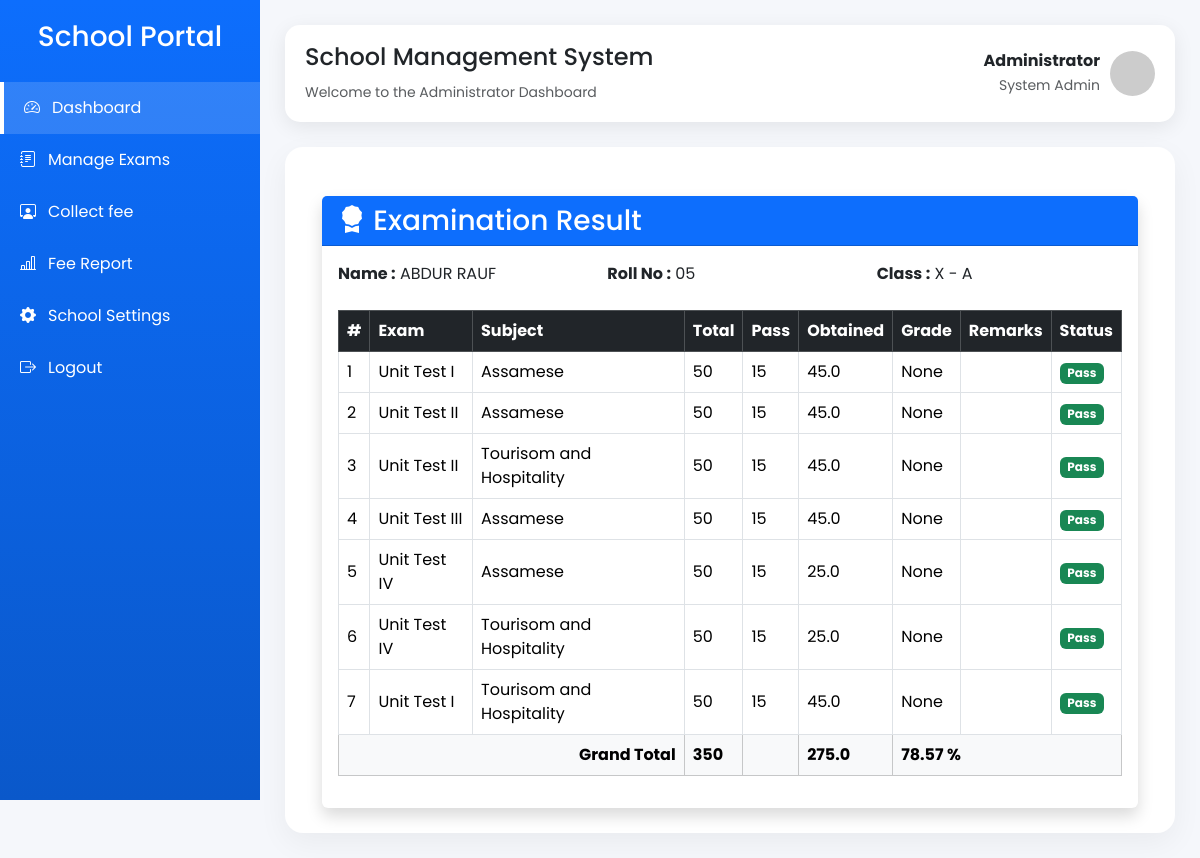
The app's page /student_result/1 (signed in) with its own data.
### application/model.py (models this page shows, shortened)
class User(db.Model, UserMixin):
    __tablename__ = "users"
    id = db.Column(db.Integer, primary_key=True)
    role = db.Column(db.String(20), nullable=False)       # Admin / Staff / Student
    name = db.Column(db.String(100), nullable=False)
    email = db.Column(db.String(100), unique=True, nullable=False)
    password = db.Column(db.String(255), nullable=False)
    is_active = db.Column(db.Boolean, default=True)
    created_at = db.Column(db.DateTime, default=datetime.utcnow)
    staff = db.relationship("Staff",back_populates="user",uselist=False,cascade="all, delete-orphan")
    student = db.relationship("Student",back_populates="user",uselist=False,cascade="all, delete-orphan")

class Student(db.Model):
    __tablename__ = "students"
    id = db.Column(db.Integer, primary_key=True)
    user_id = db.Column(db.Integer,db.ForeignKey("users.id"), unique=True, nullable=False )
    roll_no = db.Column(db.String(20), nullable=False)
    class_id = db.Column(db.Integer,db.ForeignKey("classes.id"),nullable=False)
    phone = db.Column(db.String(15))
    user = db.relationship("User", back_populates="student")
    marks = db.relationship("Mark",back_populates="student",cascade="all, delete-orphan")
    school_class = db.relationship("SchoolClass",back_populates="students")
    fee_collections = db.relationship("FeeCollection",back_populates="student",cascade="all, delete-orphan")
    __table_args__ = (
        db.UniqueConstraint(
            "roll_no",
            "class_id",
            name="unique_roll_per_section"
        ),
    )

class SchoolClass(db.Model):
    __tablename__ = "classes"
    id = db.Column(db.Integer, primary_key=True)
    name = db.Column(db.String(20), nullable=False)
    section = db.Column(db.String(10), nullable=False)
    students = db.relationship("Student",back_populates="school_class",cascade="all, delete-orphan")
    subjects = db.relationship("Subject",back_populates="school_class",cascade="all, delete-orphan" )
    fee_types = db.relationship("FeeType",back_populates="school_class",cascade="all, delete-orphan")
    __table_args__ = (
        db.UniqueConstraint(
            "name",
            "section",
            name="unique_class_section"
        ),
    )

class Mark(db.Model):
    __tablename__ = "marks"
    id = db.Column(db.Integer, primary_key=True)
    student_id = db.Column(db.Integer,db.ForeignKey("students.id"),nullable=False )
    exam_id = db.Column(db.Integer,db.ForeignKey("exams.id"), nullable=False )
    marks_obtained = db.Column(db.Float, nullable=False,default=0)
    grade = db.Column(db.String(5))
    remarks = db.Column(db.String(100))
    created_at = db.Column(db.DateTime, default=datetime.utcnow)
    student = db.relationship("Student", back_populates="marks")
    exam = db.relationship("Exam", back_populates="marks")
    __table_args__ = (
        db.UniqueConstraint(
            "student_id",
            "exam_id",
            name="unique_student_exam"
        ),
    )

class Exam(db.Model):
    __tablename__ = "exams"
    id = db.Column(db.Integer, primary_key=True)
    name = db.Column(db.String(100), nullable=False)
    subject_id = db.Column(db.Integer,  db.ForeignKey("subjects.id"),nullable=False )
    exam_date = db.Column(db.Date, nullable=False)
    total_marks = db.Column(db.Integer, nullable=False)
    pass_marks = db.Column(db.Integer, nullable=False)
    staff_id = db.Column(db.Integer,db.ForeignKey("staffs.id"),nullable=False)
    created_at = db.Column(db.DateTime, default=datetime.utcnow)
    subject = db.relationship("Subject", back_populates="exams")
    staff = db.relationship("Staff", back_populates="exams")
    marks = db.relationship("Mark",back_populates="exam",cascade="all, delete-orphan")
    fee_collections = db.relationship("FeeCollection", back_populates="exam",cascade="all, delete-orphan")

class Subject(db.Model):
    __tablename__ = "subjects"
    id = db.Column(db.Integer, primary_key=True)
    name = db.Column(db.String(50), nullable=False)
    class_id = db.Column(db.Integer,db.ForeignKey("classes.id"),nullable=False)
    school_class = db.relationship("SchoolClass",back_populates="subjects")
    exams = db.relationship("Exam", back_populates="subject",cascade="all, delete-orphan" )
    staff = db.relationship("Staff",back_populates="subject" , uselist = False )

### application/controler.py (the view)
@app.route("/student_result/<int:student_id>" , methods=['POST','GET'])
@login_required
def student_result(student_id):
    student = Student.query.get_or_404(student_id)
    marks = (
        Mark.query
        .filter_by(student_id=student.id)
        .join(Exam)
        .order_by(Exam.exam_date)
        .all()
    )
    return render_template(
        "admin/student_result.html",
        student=student,
        marks=marks
    )

### application/controler.py (called while the page is built)
@login_manager.user_loader
def load_user(user_id):
    return User.query.get(int(user_id))

### templates/admin/student_result.html (shortened to what this page needs)
{% extends "admin/admin_dashboard.html" %}
{% block content %}
<div class="container mt-4">
    <div class="card shadow border-0">
        <div class="card-header bg-primary text-white">
            <h3 class="mb-0">
                <i class="bi bi-award-fill"></i>
                Examination Result
            </h3>
        </div>
        <div class="card-body">
            <div class="row mb-4">
                <div class="col-md-4">
                    <strong>Name :</strong> {{ student.user.name }}
                </div>
                <div class="col-md-4">
                    <strong>Roll No :</strong> {{ student.roll_no }}
                </div>
                <div class="col-md-4">
                    <strong>Class :</strong>
                    {{ student.school_class.name }} - {{ student.school_class.section }}
                </div>
            </div>
            <div class="table-responsive">
                <table class="table table-bordered table-hover align-middle">
                    <thead class="table-dark">
                        <tr>
                            <th>#</th>
                            <th>Exam</th>
                            <th>Subject</th>
                            <th>Total</th>
                            <th>Pass</th>
                            <th>Obtained</th>
                            <th>Grade</th>
                            <th>Remarks</th>
                            <th>Status</th>
                        </tr>
                    </thead>
                    <tbody>
                        {% set total = namespace(value=0) %}
                        {% set obtained = namespace(value=0) %}
                        {% for mark in marks %}
                        {% set total.value = total.value + mark.exam.total_marks %}
                        {% set obtained.value = obtained.value + mark.marks_obtained %}
                        <tr>
                            <td>{{ loop.index }}</td>
                            <td>{{ mark.exam.name }}</td>
                            <td>{{ mark.exam.subject.name }}</td>
                            <td>{{ mark.exam.total_marks }}</td>
                            <td>{{ mark.exam.pass_marks }}</td>
                            <td>{{ mark.marks_obtained }}</td>
                            <td>{{ mark.grade }}</td>
                            <td>{{ mark.remarks }}</td>
                            <td>
                                {% if mark.marks_obtained >= mark.exam.pass_marks %}
                                    <span class="badge bg-success">
                                        Pass
                                    </span>
                                {% else %}
                                    <span class="badge bg-danger">
                                        Fail
                                    </span>
                                {% endif %}
                            </td>
                        </tr>
                        {% endfor %}
                    </tbody>
                    <tfoot class="table-light">
                        <tr>
                            <th colspan="3" class="text-end">
                                Grand Total
                            </th>
                            <th>{{ total.value }}</th>
                            <th></th>
                            <th>{{ obtained.value }}</th>
                            <th colspan="3">
                                {{ "%.2f"|format((obtained.value / total.value) * 100) if total.value > 0 else "0.00" }} %
                            </th>
                        </tr>
                    </tfoot>
                </table>
            </div>
        </div>
    </div>
</div>
{% endblock %}

### templates/admin/admin_dashboard.html (style rules this page uses)
* { margin: 0; padding: 0; box-sizing: border-box; font-family: 'Poppins', sans-serif; }
body { background: #f5f7fb; }

### records on screen
User: user.name "ABDUR RAUF"
Student: roll_no "05"
SchoolClass: school_class.name "X", school_class.section "A"
Mark: exam.name "Unit Test I", exam.subject.name "Assamese", exam.total_marks "50", exam.pass_marks "15", marks_obtained "45.0", grade "None", shows "Pass"
Mark: exam.name "Unit Test II", exam.subject.name "Assamese", exam.total_marks "50", exam.pass_marks "15", marks_obtained "45.0", grade "None", shows "Pass"
Mark: exam.name "Unit Test II", exam.subject.name "Tourisom and Hospitality", exam.total_marks "50", exam.pass_marks "15", marks_obtained "45.0", grade "None", shows "Pass"
Mark: exam.name "Unit Test III", exam.subject.name "Assamese", exam.total_marks "50", exam.pass_marks "15", marks_obtained "45.0", grade "None", shows "Pass"
Mark: exam.name "Unit Test IV", exam.subject.name "Assamese", exam.total_marks "50", exam.pass_marks "15", marks_obtained "25.0", grade "None", shows "Pass"
Mark: exam.name "Unit Test IV", exam.subject.name "Tourisom and Hospitality", exam.total_marks "50", exam.pass_marks "15", marks_obtained "25.0", grade "None", shows "Pass"
Mark: exam.name "Unit Test I", exam.subject.name "Tourisom and Hospitality", exam.total_marks "50", exam.pass_marks "15", marks_obtained "45.0", grade "None", shows "Pass"

### other values on screen
{{ total.value }} "350"
{{ obtained.value }} "275.0"
